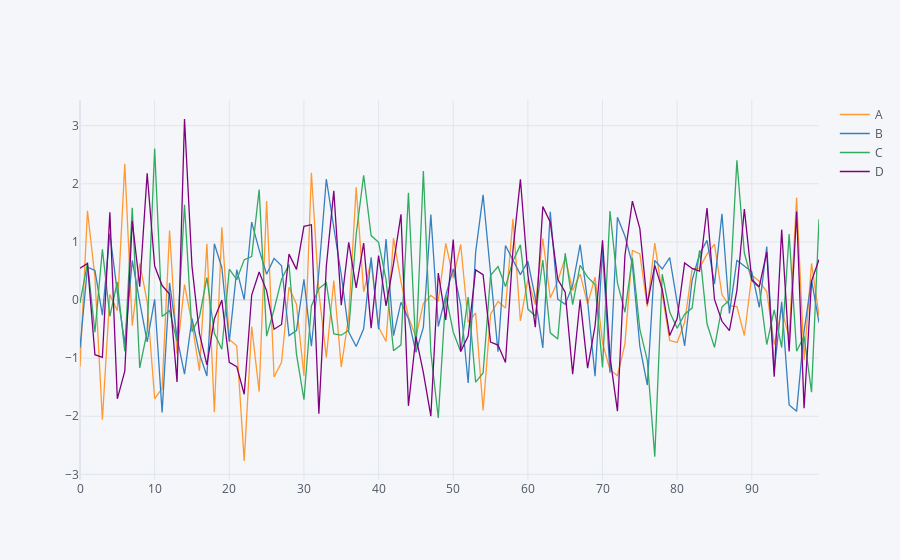

Notebook code cell kept with this figure:
### Code cell
df.iplot() #plotly interactive plot
